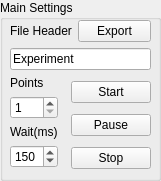
   <widget class="QGroupBox" name="groupBoxExprimentMainSettings">
    <property name="geometry">
     <rect>
      <x>10</x>
      <y>180</y>
      <width>161</width>
      <height>181</height>
     </rect>
    </property>
    <property name="title">
     <string>Main Settings</string>
    </property>
    <widget class="QWidget" name="layoutWidget_2">
     <property name="geometry">
      <rect>
       <x>10</x>
       <y>20</y>
       <width>141</width>
       <height>155</height>
      </rect>
     </property>
     <layout class="QVBoxLayout" name="verticalLayout_15">
      <item>
       <layout class="QVBoxLayout" name="verticalLayout">
        <item>
         <layout class="QHBoxLayout" name="horizontalLayout_2">
          <item>
           <widget class="QLabel" name="labelExperimentFileHeader">
            <property name="text">
             <string>File Header</string>
            </property>
           </widget>
          </item>
          <item>
           <widget class="QPushButton" name="pushButtonExport">
            <property name="text">
             <string>Export</string>
            </property>
           </widget>
          </item>
         </layout>
        </item>
        <item>
         <widget class="QLineEdit" name="lineEditFileHeader">
          <property name="text">
           <string>Experiment</string>
          </property>
         </widget>
        </item>
       </layout>
      </item>
      <item>
       <layout class="QHBoxLayout" name="horizontalLayout_3">
        <item>
         <layout class="QVBoxLayout" name="verticalLayout_5">
          <item>
           <widget class="QLabel" name="labelExperimentAverageOfPoints">
            <property name="text">
             <string>Points</string>
            </property>
           </widget>
          </item>
          <item>
           <widget class="QSpinBox" name="spinBoxAverageOfPoints">
            <property name="minimum">
             <number>1</number>
            </property>
            <property name="maximum">
             <number>20</number>
            </property>
            <property name="value">
             <number>1</number>
            </property>
           </widget>
          </item>
          <item>
           <widget class="QLabel" name="labelWait">
            <property name="text">
             <string>Wait(ms)</string>
            </property>
           </widget>
          </item>
          <item>
           <widget class="QSpinBox" name="spinBoxWait">
            <property name="maximum">
             <number>500</number>
            </property>
            <property name="value">
             <number>150</number>
            </property>
           </widget>
          </item>
          <item>
           <spacer name="verticalSpacer_6">
            <property name="orientation">
             <enum>Qt::Vertical</enum>
            </property>
            <property name="sizeHint" stdset="0">
             <size>
              <width>20</width>
              <height>40</height>
             </size>
            </property>
           </spacer>
          </item>
         </layout>
        </item>
        <item>
         <spacer name="horizontalSpacer">
          <property name="orientation">
           <enum>Qt::Horizontal</enum>
          </property>
          <property name="sizeHint" stdset="0">
           <size>
            <width>40</width>
            <height>20</height>
           </size>
          </property>
         </spacer>
        </item>
        <item>
         <layout class="QVBoxLayout" name="verticalLayout_2">
          <item>
           <widget class="QPushButton" name="pushButtonStart">
            <property name="text">
             <string>Start</string>
            </property>
           </widget>
          </item>
          <item>
           <widget class="QPushButton" name="pushButtonPause">
            <property name="text">
             <string>Pause</string>
            </property>
           </widget>
          </item>
          <item>
           <widget class="QPushButton" name="pushButtonStop">
            <property name="text">
             <string>Stop</string>
            </property>
           </widget>
          </item>
         </layout>
        </item>
       </layout>
      </item>
     </layout>
    </widget>
   </widget>
